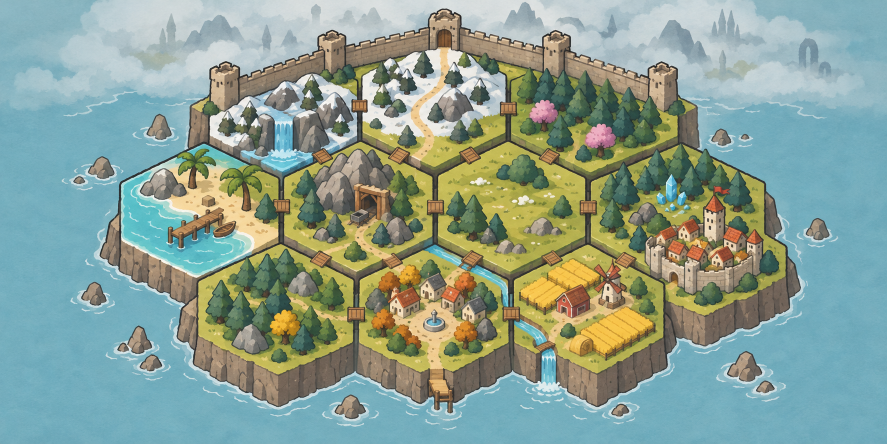
#> input picture art/templates/world/hex_closest_try_2.png, 1774 x 887 px, found by its file name (shown at 1/2 size)
$ python world_board.py '#' writes art/templates/world/world_board.png
#> lines starting #> are read from the running program, lines starting #| are printed output that depends on the picture
#!/usr/bin/env python3
"""One labelled reference board for the hex world map prompt: CONTENT, HEX STRUCTURE, STYLE on one picture.

    ~/.lodestone/venv/bin/python tools/art/world_board.py        # writes art/templates/world/world_board.png
    ~/.lodestone/venv/bin/python tools/art/world_board.py game   # in-game map art: STYLE (his liked map) + HEX LAYOUT
    ~/.lodestone/venv/bin/python tools/art/world_board.py flat   # the scroll map board: HEX LAYOUT is the flat guide (hex_flat_guide.py)

1536 x 1024 (3:2), cream paper, built only from pictures we already have, nothing painted:
  CONTENT        Brandon's latest Picsart try (art/templates/world/hex_closest_try_2.png), big on the left
  HEX OVERLAY    one continuous island with the hex grid as thin lines (hex_overlay_guide.png, from hex_overlay_guide.py)
  STYLE          the approved look (docs/art/references/style-flat-forest.png)
The prompt (art/prompts/hand-world-hex-mockup-v3.txt) refers to the panels by these labels.
Brandon (2026-11-01): "append all references images into one image with labels. That way I just send 1 image and 1 prompt".
"""
from PIL import Image, ImageDraw, ImageFont

CREAM = (234, 232, 214)
INK = (55, 51, 53)
FONT = "/System/Library/Fonts/Helvetica.ttc"
W, H, M, LAB = 1536, 1024, 24, 52
import sys

FLAT = len(sys.argv) > 1 and sys.argv[1] == "flat"  # the inked scroll map (2026-11-01): flat top-down hex layout
OUT = "art/templates/world/world_board_flat.png" if FLAT else "art/templates/world/world_board.png"
PANELS = [  # label, source, box (x, y, w, h) including the label strip
    ("CONTENT", "art/templates/world/hex_closest_try_2.png", (M, M, 980, H - 2 * M)),
    ("HEX OVERLAY", "art/templates/world/hex_overlay_guide.png", (980 + 2 * M, M, W - 980 - 3 * M, (H - 3 * M) // 2)),
    ("STYLE", "docs/art/references/style-flat-forest.png", (980 + 2 * M, M * 2 + (H - 3 * M) // 2, W - 980 - 3 * M, (H - 3 * M) // 2)),
]


def font(n):
    try:
        return ImageFont.truetype(FONT, n, index=1)
    except OSError:
        return ImageFont.load_default()


if FLAT:
    PANELS[1] = ("HEX LAYOUT", "art/templates/world/hex_flat_guide.png", PANELS[1][2])
GAME = len(sys.argv) > 1 and sys.argv[1] == "game"  # the in-game map art (2026-11-01): his liked map's look on the uniform grid
if GAME:
    OUT = "art/templates/world/world_board_game.png"
    PANELS = [
        ("STYLE", "art/templates/world/world_style_scroll.png", (M, M, 900, H - 2 * M)),
        ("HEX LAYOUT", "art/templates/world/hex_flat_guide.png", (900 + 2 * M, M, W - 900 - 3 * M, H - 2 * M)),
    ]


def main():
    board = Image.new("RGB", (W, H), CREAM)
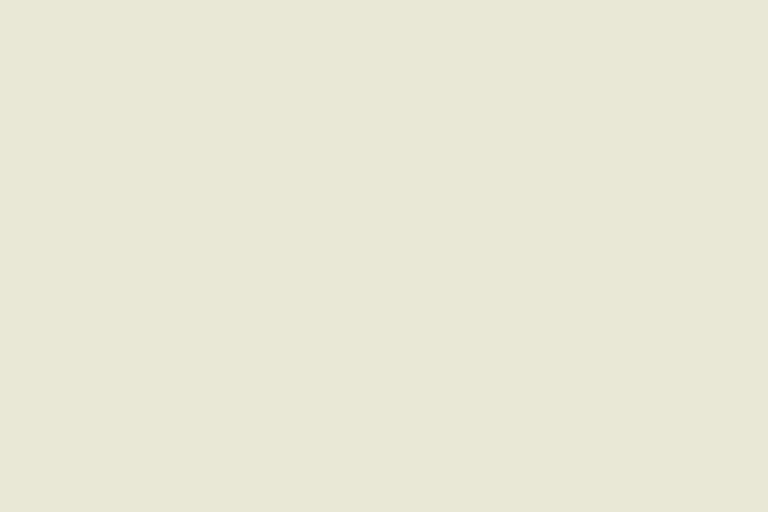
#> board: PIL image 1536x1024 RGB (shown at 1/2 size); mean R, G, B 234, 232, 214
    d = ImageDraw.Draw(board)
    f = font(34)
    for label, src, (x, y, w, h) in PANELS:
        d.rectangle([x, y, x + w, y + h], outline=INK, width=4)
        d.rectangle([x, y, x + w, y + LAB], fill=INK)
        d.text((x + 16, y + LAB // 2), label, fill=CREAM, font=f, anchor="lm")
        im = Image.open(src).convert("RGB")
        # crop the plain cream margin so the picture fills its panel
        bg = Image.new("RGB", im.size, im.getpixel((2, 2)))
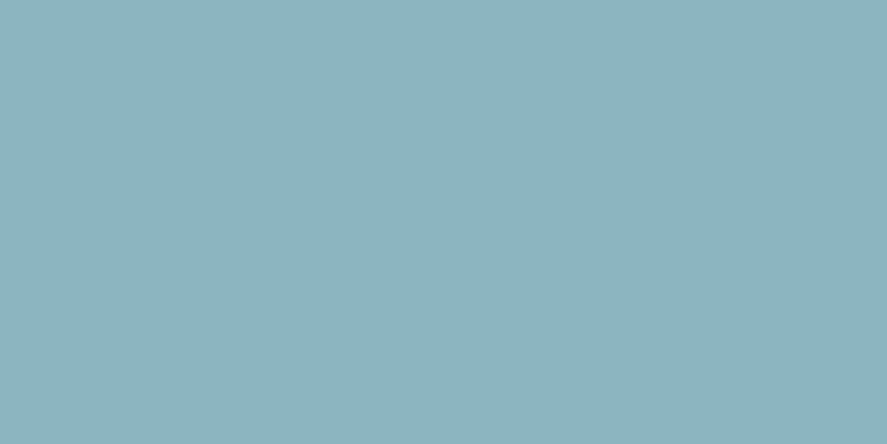
#> bg: PIL image 1774x887 RGB (shown at 1/2 size); mean R, G, B 140, 181, 192
        from PIL import ImageChops
        box = ImageChops.difference(im, bg).convert("L").point(lambda v: 255 if v > 18 else 0).getbbox()
#> box = (0, 0, 1774, 887)
        if box:
            im = im.crop((max(0, box[0] - 12), max(0, box[1] - 12), min(im.width, box[2] + 12), min(im.height, box[3] + 12)))
        iw, ih = w - 24, h - LAB - 24
        s = min(iw / im.width, ih / im.height)
#> s = 0.539
        im = im.resize((round(im.width * s), round(im.height * s)), Image.LANCZOS)
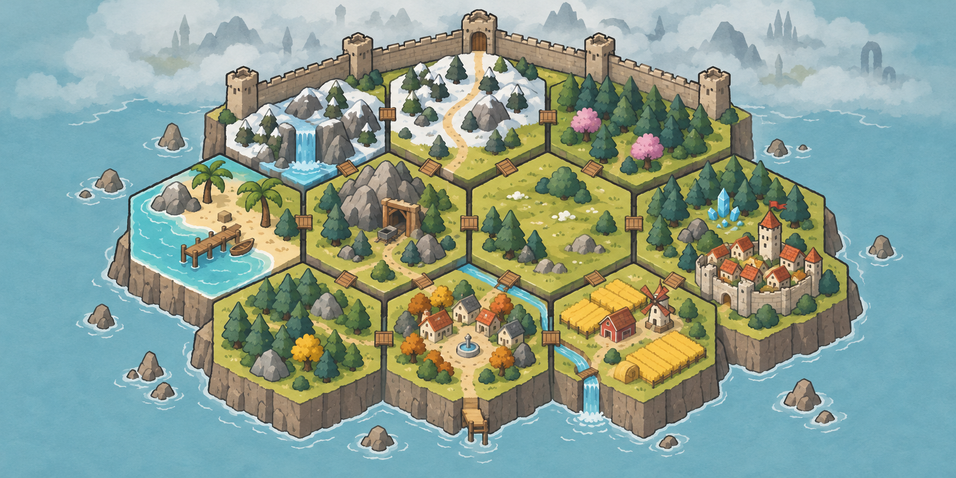
#> im: PIL image 956x478 RGB; mean R, G, B 138.3, 159.4, 146.9
        board.paste(im, (x + (w - im.width) // 2, y + LAB + 12 + (ih - im.height) // 2))
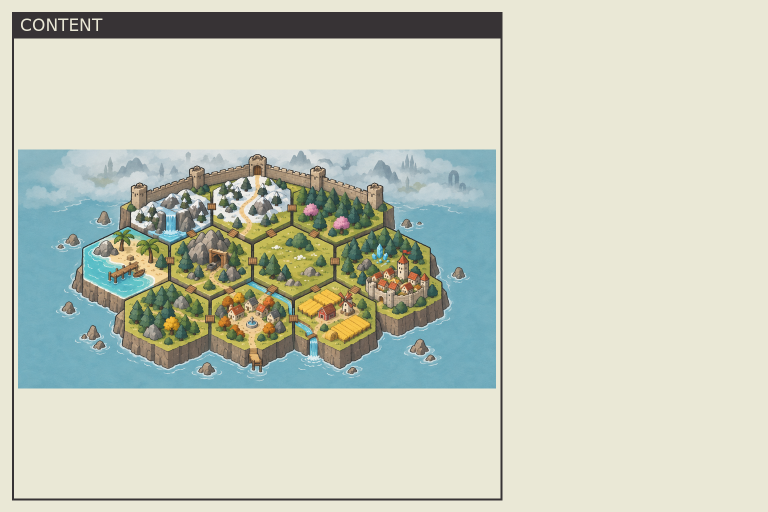
#> board: PIL image 1536x1024 RGB (shown at 1/2 size); mean R, G, B 199.1, 203.8, 188.2
#> pass 2 of the loop in main, `for label, src, (x, y, w, h) in PANELS:`:
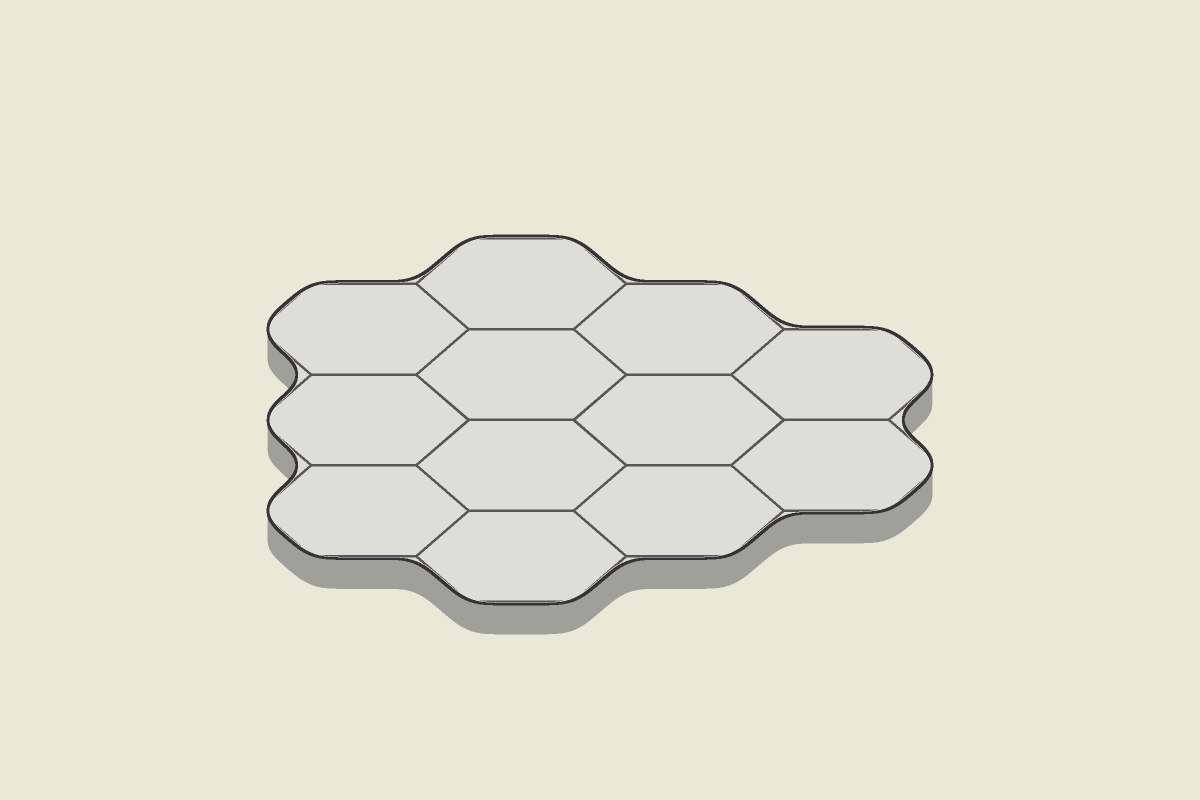
#> input picture art/templates/world/hex_overlay_guide.png, 2400 x 1600 px, found by its file name (shown at 1/2 size)
#> in main, im is the input picture: PIL image 2400x1600 RGB; mean R, G, B 228.2, 226.5, 211.1
#> bg: PIL image 2400x1600 RGB
#> box = (533, 469, 1867, 1269)
#> in main, `im = im.resize((round(im.width * s), round(im.height * s)), Image.LANC..`:
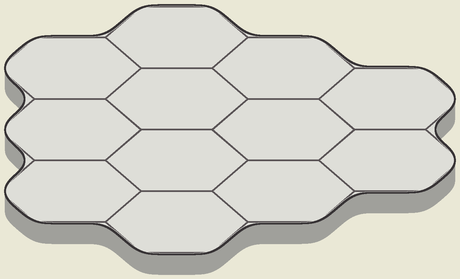
#> im: PIL image 460x279 RGB; mean R, G, B 214, 213.2, 204.2
#> in main, `board.paste(im, (x + (w - im.width) // 2, y + LAB + 12 + (ih - im.heig..`:
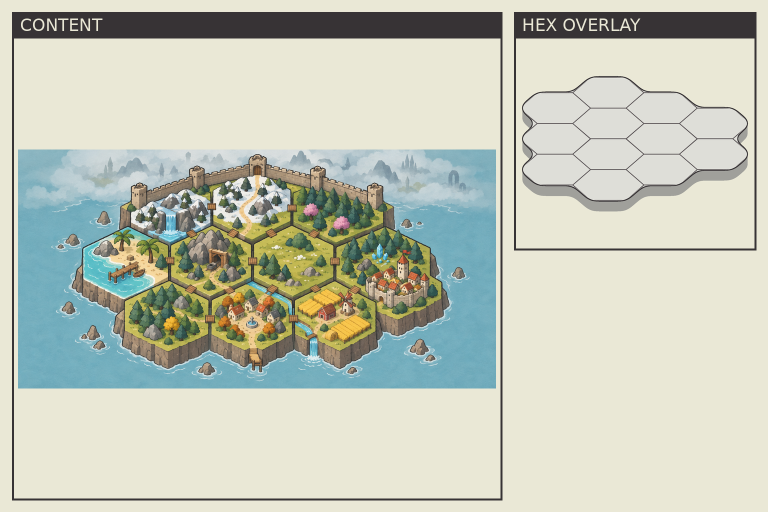
#> board: PIL image 1536x1024 RGB (shown at 1/2 size); mean R, G, B 194.2, 198.9, 184.4
    board.save(OUT)
    print(OUT, board.size)


if __name__ == "__main__":
#> (the run stopped early here; a loop or call above may not have finished)
